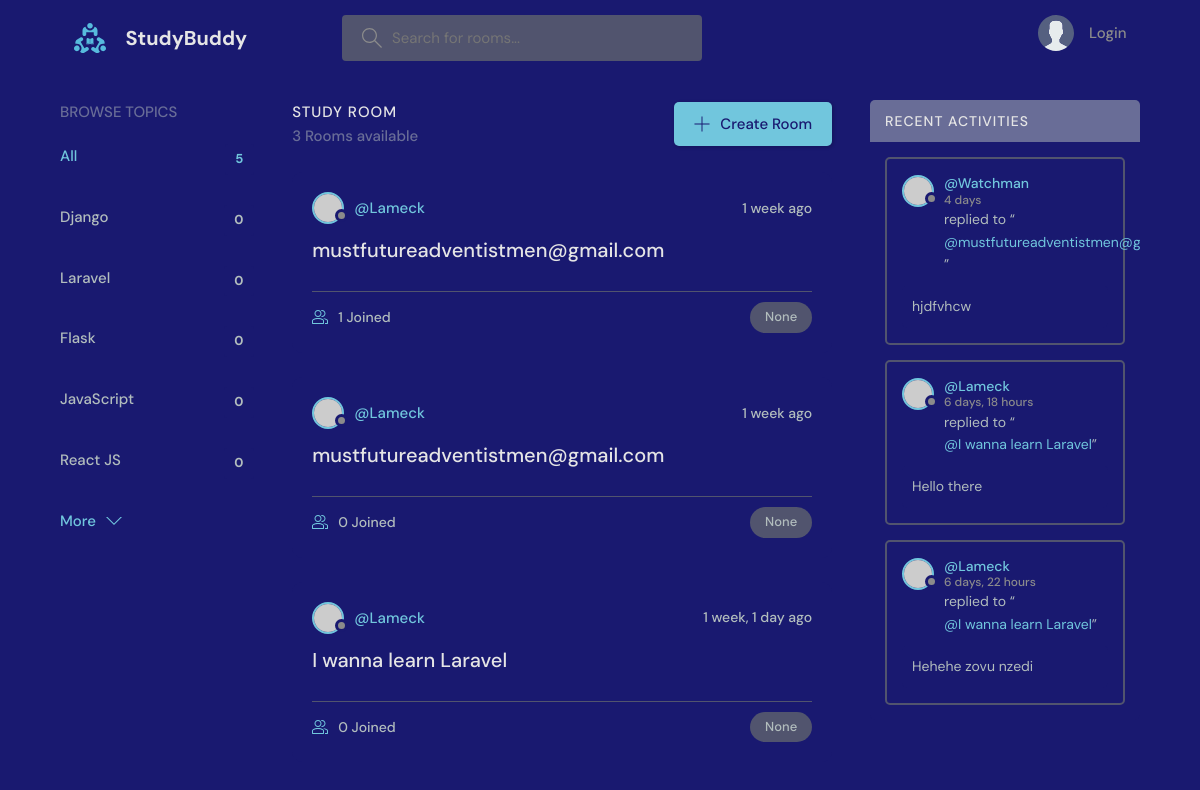
The app's page /, older data.
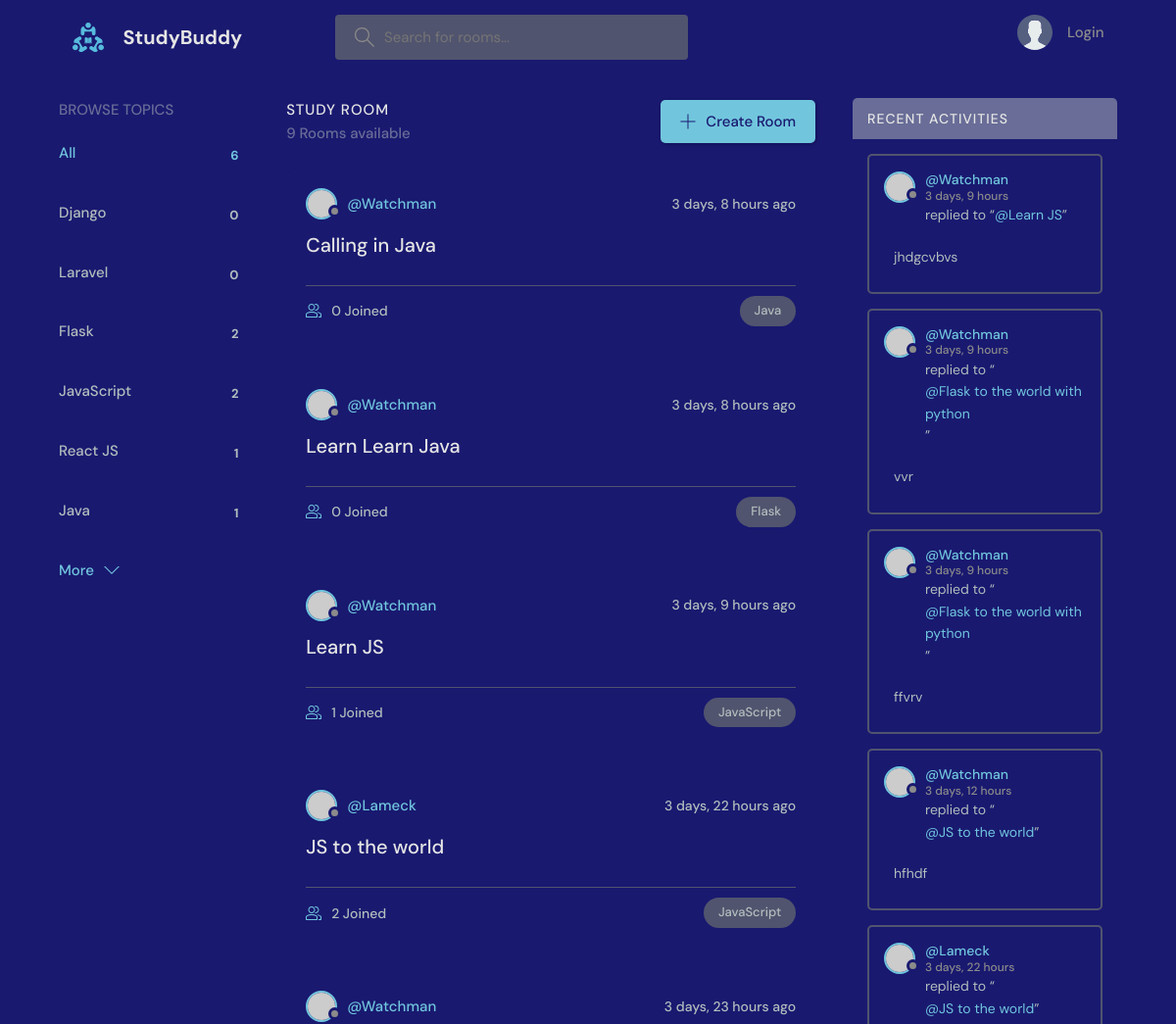
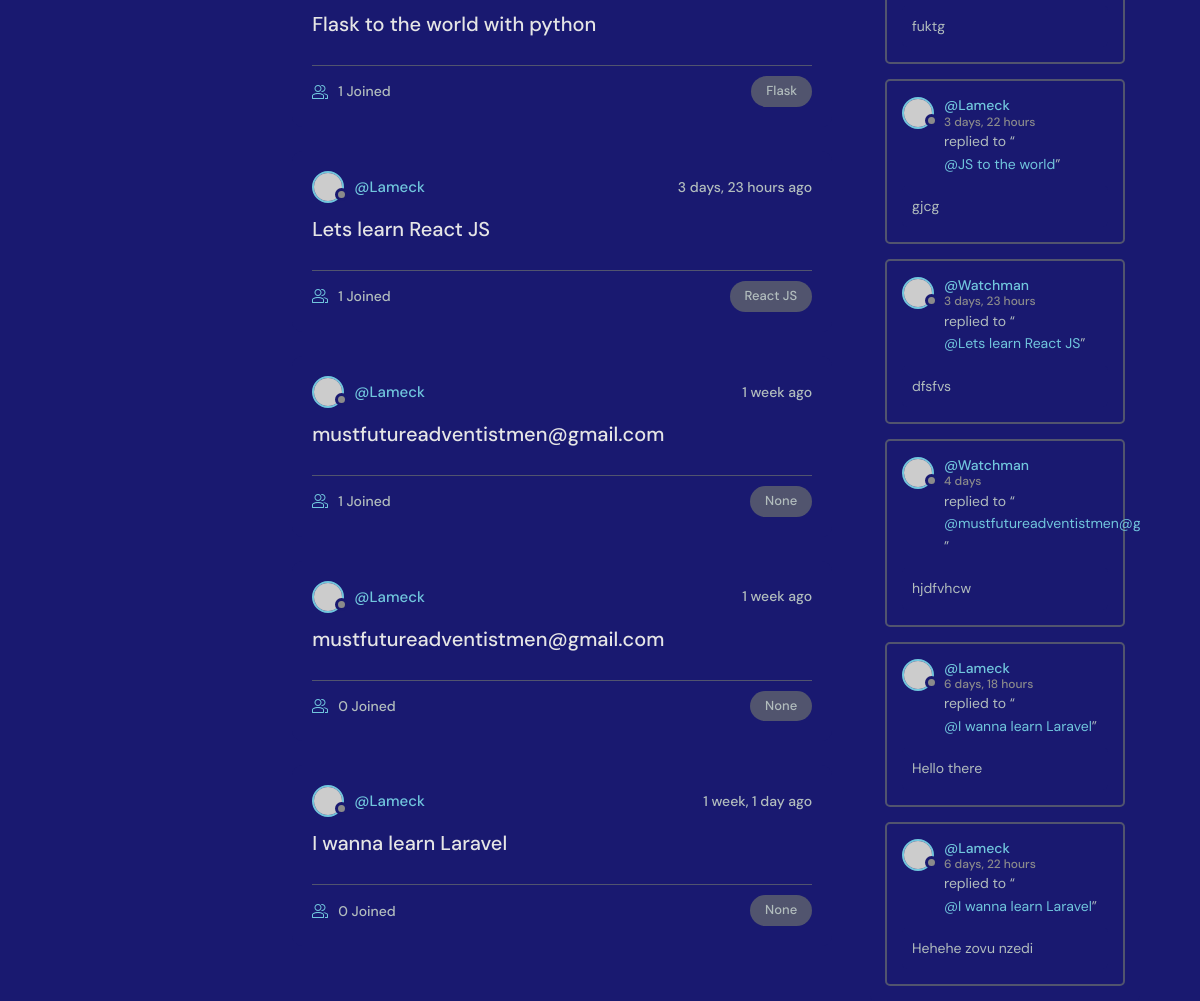
The same page, newer data (2 pictures, top to bottom).
### playground/models.py (models this page shows)
class Topic(models.Model):
    name = models.CharField(max_length=200)
    def __str__(self):
        return self.name

class Room(models.Model):
    host = models.ForeignKey(User, on_delete=models.SET_NULL, null=True)
    topic = models.ForeignKey(Topic, on_delete=models.SET_NULL, null=True)
    name = models.CharField(max_length=200)
    description = models.TextField(null=True, blank=True)
    participants = models.ManyToManyField(User, related_name="participarts", blank=True)
    updated = models.DateTimeField(auto_now=True)
    created = models.DateTimeField(auto_now_add=True)
    class Meta:
        ordering = ["-updated", "-created"]
    def __str__(self):
        return self.name

class Messages(models.Model):
    user = models.ForeignKey(User, on_delete=models.CASCADE)
    room = models.ForeignKey(Room, on_delete=models.CASCADE)
    body = models.TextField()
    updated = models.DateTimeField(auto_now=True)
    created = models.DateTimeField(auto_now_add=True)
    class Meta:
        ordering = ["-updated", "-created"]
    def __str__(self):
        return self.body[0:50]

### playground/views.py (the view)
# urls.py: path("", views.home, name="home"),
def home(request):
    q = request.GET.get("q") if request.GET.get("q") != None else ""
    rooms = Room.objects.filter(
        Q(topic__name__icontains=q)
        | Q(name__icontains=q)
        | Q(description__icontains=q),
    )
    room_count = rooms.count()
    topics = Topic.objects.all()
    room_messages = Messages.objects.filter(Q(room__name__icontains=q))
    context = {
        "rooms": rooms,
        "topics": topics,
        "room_count": room_count,
        "room_messages": room_messages,
    }
    return render(request, "playground/home.html", context)

### playground/templates/playground/home.html (shortened to what this page needs)
 {% extends 'main.html' %}
 {% block content %}
    <main class="layout layout--3">
      <div class="container">
       {% include 'playground/topics_component.html' %}
        <div class="roomList">
          <div class="roomList__header">
            <div>
              <h2>Study Room</h2>
              <p>{{ room_count }} Rooms available</p>
            </div>
            <a class="btn btn--main" href="{% url 'create-room' %}">
              <svg version="1.1" xmlns="http://www.w3.org/2000/svg" width="32" height="32" viewBox="0 0 32 32">
                <title>add</title>
                <path
                  d="M16.943 0.943h-1.885v14.115h-14.115v1.885h14.115v14.115h1.885v-14.115h14.115v-1.885h-14.115v-14.115z"
                ></path>
              </svg>
              Create Room
            </a>
          </div>
          {% include 'playground/feeds_component.html' %}
        </div>
{% include 'playground/activity_component.html' %}
      </div>
    </main>
 {% endblock content %}

### templates/main.html (shortened to what this page needs)
<!DOCTYPE html>
{% load static %}
<html lang="en">
  <head>
    <link rel="stylesheet" href="{% static 'styles/style.css' %}" />
  </head>
  <body>
    {% include 'navbar.html' %}
    {% block content %}
    {% endblock %}
  </body>
</html>

### templates/navbar.html (shortened to what this page needs)
{% load static  %}
<header class="header header--loggedIn">
    <div class="container">
      <a href="{% url 'home' %}" class="header__logo">
        <img src="{% static 'images/logo.svg' %}" />
        <h1>StudyBuddy</h1>
      </a>
      <form class="header__search" method="GET" action="{% url 'home' %}">
        <label>
          <input name="q" placeholder="Search for rooms..." />
        </label>
      </form>
      <nav class="header__menu">
{% if request.user.is_authenticated  %}
        <div class="header__user">
          <a href="{% url 'profile' user.id %}">
            <div class="avatar avatar--medium active">
              <img src="https://randomuser.me/api/portraits/men/37.jpg" />
            </div>
            <p>{{ request.user.username }} <span>@{{ request.user.username }}</span></p>
          </a>
          <button class="dropdown-button">
            <svg version="1.1" xmlns="http://www.w3.org/2000/svg" width="32" height="32" viewBox="0 0 32 32">
              <title>chevron-down</title>
              <path d="M16 21l-13-13h-3l16 16 16-16h-3l-13 13z"></path>
            </svg>
          </button>
        </div>
        {% else %}
        <a href="{% url 'login' %}">
          <img src="{% static 'images/avatar.svg' %}" />
          <p>Login</p>
        </a>
        {% endif %}
      </nav>
    </div>
  </header>

### playground/templates/playground/topics_component.html
<div class="topics">
    <div class="topics__header">
      <h2>Browse Topics</h2>
    </div>
    <ul class="topics__list">
      <li>
        <a href="{% url 'home' %}" class="active">All <span>{{ topics.count }}</span></a>
      </li>
{% for topic in topics %}
      <li>
        <a href="{% url 'home' %}?q={{ topic.name }}"> {{ topic.name }} <span>{{ topic.room_set.all.count }}</span></a>
      </li>
{% endfor %}
    </ul>
    <a class="btn btn--link" href="topics.html">
      More
      <svg version="1.1" xmlns="http://www.w3.org/2000/svg" width="32" height="32" viewBox="0 0 32 32">
        <title>chevron-down</title>
        <path d="M16 21l-13-13h-3l16 16 16-16h-3l-13 13z"></path>
      </svg>
    </a>
  </div>

### playground/templates/playground/feeds_component.html (shortened to what this page needs)
{% for room in rooms %}
<div class="roomListRoom">
   <div class="roomListRoom__header">
     <a href=" {% url 'profile' room.host.id %}" class="roomListRoom__author">
       <div class="avatar avatar--small">
         <img src="https://randomuser.me/api/portraits/women/11.jpg" />
       </div>
       <span>@{{ room.host.username }}</span>
     </a>
     <div class="roomListRoom__actions">
       <span>{{ room.created|timesince }} ago</span>
     </div>
   </div>
   <div class="roomListRoom__content">
     <a href="{% url 'room' room.id %}">{{ room.name }}</a>
   </div>
   <div class="roomListRoom__meta">
     <a href="{% url 'room' room.id %}" class="roomListRoom__joined">
       {{ room.participants.count }} Joined
     </a>
     <p class="roomListRoom__topic">{{ room.topic }}</p>
   </div>
 </div>
 {% endfor %}

### playground/templates/playground/activity_component.html (shortened to what this page needs)
<div class="activities">
    <div class="activities__header">
      <h2>Recent Activities</h2>
    </div>
    {% for message in room_messages %}
      <div class="activities__box">
        <div class="activities__boxHeader roomListRoom__header">
          {% if message.user and message.user.id %}
            <a href="{% url 'profile' message.user.id %}" class="roomListRoom__author">
              <div class="avatar avatar--small">
                <img src="https://randomuser.me/api/portraits/women/11.jpg" />
              </div>
              <p>
                @{{ message.user }}
                <span>{{ message.created|timesince }}</span>
              </p>
            </a>
          {% else %}
            <p>Anonymous User</p>
          {% endif %}
        </div>
        <div class="activities__boxContent">
          <p>replied to “<a href="{% url 'room' message.room.id %}">@{{ message.room }}</a>”</p>
          <div class="activities__boxRoomContent">
            {{ message }}
          </div>
        </div>
      </div>
    {% endfor %}
  </div>

Row changes from the older to the newer data that the page shows:
computed for Topic "Flask": room_set.all.count "0" → "2"
computed for Topic "JavaScript": room_set.all.count "0" → "2"
computed for Topic "React JS": room_set.all.count "0" → "1"
added Topic: name "Java", room_set.all.count "1"
added Room: host.username "Watchman", created "3 days, 8 hours", name "Calling in Java", participants.count "0", topic "Java"
added Room: host.username "Watchman", created "3 days, 8 hours", name "Learn Learn Java", participants.count "0", topic "Flask"
added Room: host.username "Watchman", created "3 days, 9 hours", name "Learn JS", participants.count "1", topic "JavaScript"
added Room: host.username "Lameck", created "3 days, 22 hours", name "JS to the world", participants.count "2", topic "JavaScript"
added Room: host.username "Watchman", created "3 days, 23 hours", name "Flask to the world with python", participants.count "1", topic "Flask"
added Room: host.username "Lameck", created "3 days, 23 hours", name "Lets learn React JS", participants.count "1", topic "React JS"
added Messages: user "Watchman", created "3 days, 9 hours", room "Learn JS", body "jhdgcvbvs"
added Messages: user "Watchman", created "3 days, 9 hours", room "Flask to the world with python", body "vvr"
added Messages: user "Watchman", created "3 days, 9 hours", room "Flask to the world with python", body "ffvrv"
added Messages: user "Watchman", created "3 days, 12 hours", room "JS to the world", body "hfhdf"
added Messages: user "Lameck", created "3 days, 22 hours", room "JS to the world", body "fuktg"
added Messages: user "Lameck", created "3 days, 22 hours", room "JS to the world", body "gjcg"
added Messages: user "Watchman", created "3 days, 23 hours", room "Lets learn React JS", body "dfsfvs"
Text that changed along with them:
{{ topics.count }}: "5" → "6"
{{ room_count }}: "3" → "9"
